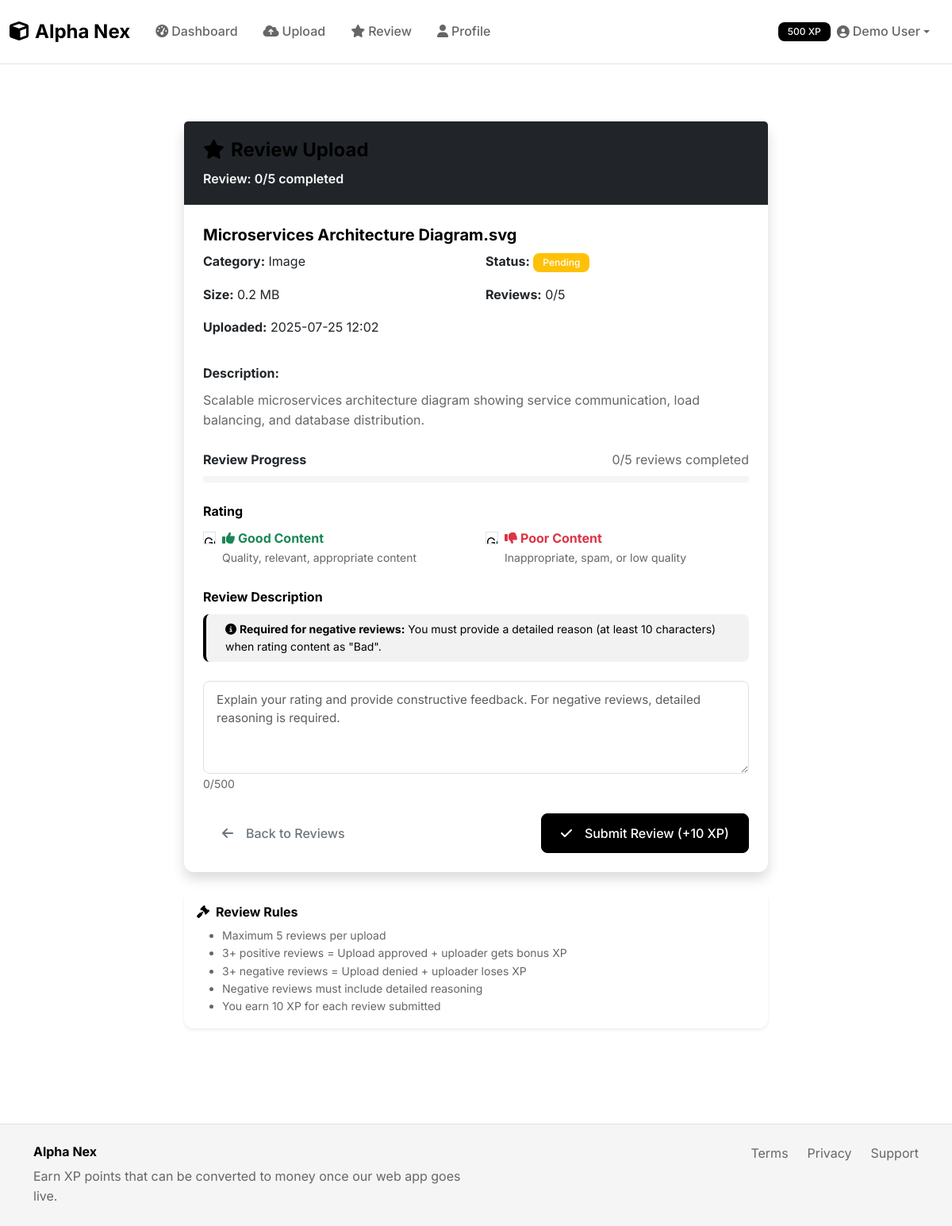
The app's page /review/15 with its own data.
### models.py (models this page shows, shortened)
class User(UserMixin, db.Model):
    id = db.Column(db.Integer, primary_key=True)
    name = db.Column(db.String(100), nullable=False)
    email = db.Column(db.String(120), unique=True, nullable=False)
    password_hash = db.Column(db.String(256), nullable=False)
    is_verified = db.Column(db.Boolean, default=False)
    xp_points = db.Column(db.Integer, default=0)
    uploader_strikes = db.Column(db.Integer, default=0)
    reviewer_strikes = db.Column(db.Integer, default=0)
    is_banned = db.Column(db.Boolean, default=False)
    created_at = db.Column(db.DateTime, default=datetime.utcnow)
    kyc_verified = db.Column(db.Boolean, default=False)
    document_path = db.Column(db.String(255))
    selfie_path = db.Column(db.String(255))
    daily_upload_bytes = db.Column(db.Integer, default=0)
    daily_upload_count = db.Column(db.Integer, default=0)
    daily_upload_reset = db.Column(db.DateTime, default=datetime.utcnow)
    daily_review_count = db.Column(db.Integer, default=0)
    daily_review_reset = db.Column(db.DateTime, default=datetime.utcnow)
    uploads = db.relationship('Upload', backref='user', lazy=True)
    reviews = db.relationship('Review', backref='reviewer', lazy=True)
    strikes = db.relationship('Strike', backref='user', lazy=True)
    def reset_daily_counters_if_needed(self):
        try:
            current_date = datetime.utcnow().date()
            if self.daily_upload_reset and current_date > self.daily_upload_reset.date():
                self.daily_upload_bytes = 0
                self.daily_upload_count = 0
                self.daily_upload_reset = datetime.utcnow()
            elif not self.daily_upload_reset:
                self.daily_upload_reset = datetime.utcnow()
            if self.daily_review_reset and current_date > self.daily_review_reset.date():
                self.daily_review_count = 0
                self.daily_review_reset = datetime.utcnow()
            elif not self.daily_review_reset:
                self.daily_review_reset = datetime.utcnow()
            db.session.commit()
        except Exception as e:
            pass  # Fail silently
    def can_review_today(self):
        try:
            self.reset_daily_counters_if_needed()
            return (self.daily_review_count or 0) < 5
        except Exception as e:
            return True

class Upload(db.Model):
    id = db.Column(db.Integer, primary_key=True)
    user_id = db.Column(db.Integer, db.ForeignKey('user.id'), nullable=False)
    filename = db.Column(db.String(255), nullable=False)
    original_filename = db.Column(db.String(255), nullable=False)
    file_path = db.Column(db.String(500), nullable=False)
    file_size = db.Column(db.Integer, nullable=False)
    description = db.Column(db.Text, nullable=False)
    category = db.Column(db.String(50), nullable=False)
    status = db.Column(db.String(20), default='pending')  # pending, approved, rejected
    ai_consent = db.Column(db.Boolean, default=False)
    uploaded_at = db.Column(db.DateTime, default=datetime.utcnow)
    deletion_deadline = db.Column(db.DateTime)
    duplicate_score = db.Column(db.Float, default=0.0)
    spam_score = db.Column(db.Float, default=0.0)
    reviews = db.relationship('Review', backref='upload', lazy=True, cascade='all, delete-orphan')

### routes.py (the view, shortened to what this page needs)
@app.route('/review/<int:upload_id>', methods=['GET', 'POST'])
def review_upload(upload_id):
    demo_user = User.query.filter_by(email='demo@alphanex.com').first()
    if not demo_user:
        return redirect(url_for('dashboard'))
    if demo_user.xp_points >= 1500:
        flash('You have reached 1500 XP! Please create an account to continue using Alpha Nex.', 'warning')
        return redirect(url_for('dashboard'))
    if demo_user.is_banned:
        flash('Your account is banned and cannot review content.', 'error')
        return redirect(url_for('dashboard'))
    if not demo_user.can_review_today():
        remaining_reviews = demo_user.get_remaining_reviews_today()
        flash(f'Daily review limit reached! You can review {remaining_reviews} more items today. Limit resets at midnight.', 'warning')
        return redirect(url_for('dashboard'))
    upload = Upload.query.get_or_404(upload_id)
    if upload.user_id == demo_user.id:
        flash('You cannot review your own uploads.', 'error')
        return redirect(url_for('review_content'))
    existing_review = Review.query.filter_by(upload_id=upload_id, reviewer_id=demo_user.id).first()
    if existing_review:
        flash('You have already reviewed this upload.', 'error')
        return redirect(url_for('review_content'))
    review_count = Review.query.filter_by(upload_id=upload_id).count()
    if review_count >= 5:
        flash('This upload has reached the maximum number of reviews (5).', 'error')
        return redirect(url_for('review_content'))
    form = ReviewForm()
    existing_reviews = Review.query.filter_by(upload_id=upload_id).all()
    return render_template('reviewer/review_upload.html', upload=upload, form=form,
                         existing_reviews=existing_reviews, review_count=len(existing_reviews), demo_user=demo_user)

### templates/reviewer/review_upload.html (shortened to what this page needs)
{% extends "base.html" %}
{% block content %}
<div class="container my-5">
    <div class="row justify-content-center">
        <div class="col-lg-8">
            <div class="card border-0 shadow">
                <div class="card-header bg-dark text-white">
                    <h4 class="mb-0">
                        <i class="fas fa-star me-2"></i>Review Upload
                    </h4>
                    <p class="mb-0 mt-2 text-light">Review: {{ review_count }}/5 completed</p>
                </div>
                <div class="card-body p-4">
                    <div class="mb-4">
                        <h5 class="fw-bold">{{ upload.original_filename }}</h5>
                        <div class="row">
                            <div class="col-md-6">
                                <p><strong>Category:</strong> {{ upload.category.title() }}</p>
                                <p><strong>Size:</strong> {{ "%.1f"|format(upload.file_size / 1024 / 1024) }} MB</p>
                                <p><strong>Uploaded:</strong> {{ upload.uploaded_at.strftime('%Y-%m-%d %H:%M') }}</p>
                            </div>
                            <div class="col-md-6">
                                <p><strong>Status:</strong>
                                    <span class="badge bg-{% if upload.status == 'approved' %}success{% elif upload.status == 'rejected' %}danger{% else %}warning{% endif %}">
                                        {{ upload.status.title() }}
                                    </span>
                                </p>
                                <p><strong>Reviews:</strong> {{ review_count }}/5</p>
                            </div>
                        </div>
                        <div class="mt-3">
                            <strong>Description:</strong>
                            <p class="text-muted mt-2">{{ upload.description }}</p>
                        </div>
                    </div>
                    <div class="mb-4">
                        <div class="d-flex justify-content-between align-items-center mb-2">
                            <span class="fw-bold">Review Progress</span>
                            <span class="text-muted">{{ review_count }}/5 reviews completed</span>
                        </div>
                        <div class="progress mb-2" style="height: 8px;">
                        </div>
                    </div>
                    <form method="POST">
                        <div class="mb-4">
                            {{ form.rating.label(class="form-label fw-bold") }}
                            <div class="row">
                                <div class="col-md-6">
                                    <div class="form-check">
                                        {{ form.rating(value="good", class="form-check-input") }}
                                        <label class="form-check-label text-success fw-bold" for="{{ form.rating.id }}-0">
                                            <i class="fas fa-thumbs-up me-1"></i>Good Content
                                        </label>
                                        <small class="text-muted d-block">Quality, relevant, appropriate content</small>
                                    </div>
                                </div>
                                <div class="col-md-6">
                                    <div class="form-check">
                                        {{ form.rating(value="bad", class="form-check-input") }}
                                        <label class="form-check-label text-danger fw-bold" for="{{ form.rating.id }}-1">
                                            <i class="fas fa-thumbs-down me-1"></i>Poor Content
                                        </label>
                                        <small class="text-muted d-block">Inappropriate, spam, or low quality</small>
                                    </div>
                                </div>
                            </div>
                        </div>
                        <div class="mb-4">
                            {{ form.description.label(class="form-label fw-bold") }}
                            <div class="alert alert-info py-2">
                                <small><i class="fas fa-info-circle me-1"></i><strong>Required for negative reviews:</strong> You must provide a detailed reason (at least 10 characters) when rating content as "Bad".</small>
                            </div>
                            {{ form.description(class="form-control", rows="4", placeholder="Explain your rating and provide constructive feedback. For negative reviews, detailed reasoning is required.") }}
                        </div>
                        <div class="d-flex justify-content-between">
                            <a href="{{ url_for('review_content') }}" class="btn btn-outline-secondary">
                                <i class="fas fa-arrow-left me-2"></i>Back to Reviews
                            </a>
                            <button type="submit" class="btn btn-dark">
                                <i class="fas fa-check me-2"></i>Submit Review (+10 XP)
                            </button>
                        </div>
                    </form>
                </div>
            </div>
            <div class="card border-0 shadow-sm mt-4">
                <div class="card-body p-3">
                    <h6 class="fw-bold mb-2"><i class="fas fa-gavel me-2"></i>Review Rules</h6>
                    <ul class="mb-0 small text-muted">
                        <li>Maximum 5 reviews per upload</li>
                        <li>3+ positive reviews = Upload approved + uploader gets bonus XP</li>
                        <li>3+ negative reviews = Upload denied + uploader loses XP</li>
                        <li>Negative reviews must include detailed reasoning</li>
                        <li>You earn 10 XP for each review submitted</li>
                    </ul>
                </div>
            </div>
        </div>
    </div>
</div>
{% endblock %}

### templates/base.html (shortened to what this page needs)
<!DOCTYPE html>
<html lang="en">
<head>
    <link href="https://cdn.jsdelivr.net/npm/bootstrap@5.3.0/dist/css/bootstrap.min.css" rel="stylesheet">
    <link href="https://cdnjs.cloudflare.com/ajax/libs/font-awesome/6.4.0/css/all.min.css" rel="stylesheet">
    <link href="{{ url_for('static', filename='css/style.css') }}" rel="stylesheet">
</head>
<body>
    <nav class="navbar navbar-expand-lg navbar-light bg-white border-bottom">
        <div class="container-fluid">
            <a class="navbar-brand fw-bold text-black" href="{{ url_for('index') }}">
                <i class="fas fa-cube me-2"></i>Alpha Nex
            </a>
            <div class="collapse navbar-collapse" id="navbarNav">
                <ul class="navbar-nav me-auto">
                    <li class="nav-item">
                        <a class="nav-link" href="{{ url_for('dashboard') }}">
                            <i class="fas fa-tachometer-alt me-1"></i>Dashboard
                        </a>
                    </li>
                    <li class="nav-item">
                        <a class="nav-link" href="{{ url_for('upload_file') }}">
                            <i class="fas fa-cloud-upload-alt me-1"></i>Upload
                        </a>
                    </li>
                    <li class="nav-item">
                        <a class="nav-link" href="{{ url_for('review_content') }}">
                            <i class="fas fa-star me-1"></i>Review
                        </a>
                    </li>
                    <li class="nav-item">
                        <a class="nav-link" href="{{ url_for('profile') }}">
                            <i class="fas fa-user me-1"></i>Profile
                        </a>
                    </li>
                </ul>
                <ul class="navbar-nav">
                    <li class="nav-item dropdown">
                        <a class="nav-link dropdown-toggle d-flex align-items-center" href="#" role="button" data-bs-toggle="dropdown">
                            <span class="badge bg-dark me-2">{{ demo_user.xp_points if demo_user else 500 }} XP</span>
                            <i class="fas fa-user-circle me-1"></i>{{ demo_user.name if demo_user else 'Demo User' }}
                        </a>
                    </li>
                </ul>
            </div>
        </div>
    </nav>
    <main class="container-fluid py-4">
        {% block content %}{% endblock %}
    </main>
    <footer class="bg-light border-top mt-5 py-4">
        <div class="container">
            <div class="row">
                <div class="col-md-6">
                    <h6 class="fw-bold text-black">Alpha Nex</h6>
                    <p class="text-muted mb-0">Earn XP points that can be converted to money once our web app goes live.</p>
                </div>
                <div class="col-md-6 text-md-end">
                    <div class="d-flex justify-content-md-end gap-4">
                        <a href="#" class="text-decoration-none text-muted">Terms</a>
                        <a href="#" class="text-decoration-none text-muted">Privacy</a>
                        <a href="#" class="text-decoration-none text-muted">Support</a>
                    </div>
                </div>
            </div>
        </div>
    </footer>
</body>
</html>

### records on screen
User: xp_points "500", name "Demo User"
Upload: original_filename "Microservices Architecture Diagram.svg", category "Image", upload.file_size/1024/1024 "0.2", uploaded_at "2025-07-25 12:02", status "Pending", description "Scalable microservices architecture diagram showing service communication, load balancing, and database distribution."

### other values on screen
{{ review_count }} "0"
